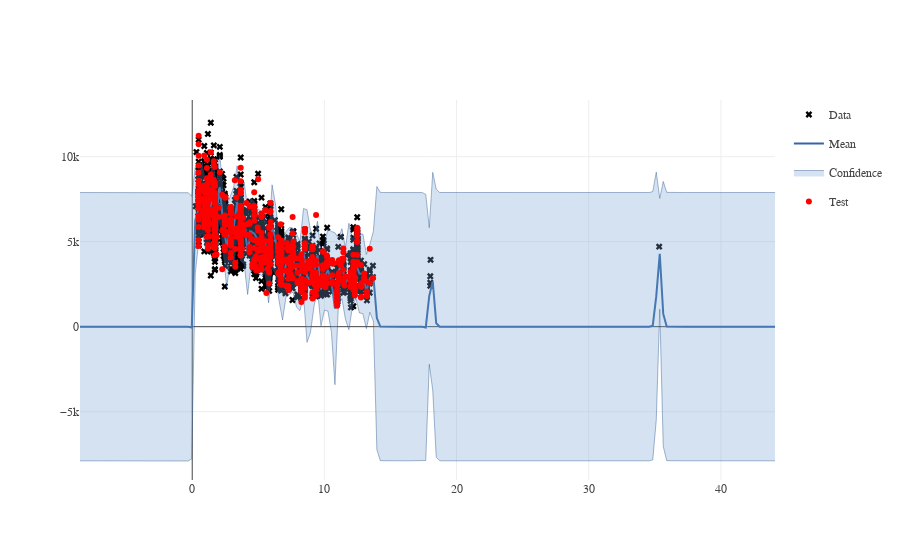

The notebook cell this image was saved under:
### Markdown cell above
### GP for price prediction distance from the cener

### Code cell
X_train = np.array(train_data[['dist_center']])
Y_train = np.array(train_data['price_per_square_meter'])[:, None]

X_test = np.array(test_data[['dist_center']])
Y_test = np.array(test_data['price_per_square_meter'])[:, None]

kernel = GPy.kern.RBF(input_dim=X_train.shape[1], variance=10., lengthscale=1.) 

m = GPy.models.GPRegression(X_train, Y_train, kernel)
m.optimize(messages=True)

model_information(m, X_test, Y_test, plot_test_data = True)

### Figure 1 — Plotly figure (JSON) as saved in the notebook; plotly's stock layout.template omitted (floating-point values rounded to 4 significant figures; data arrays with more than 128 entries replaced by an {"elided": "..."} marker saying what was removed)
{"data": [{"marker": {"color": "black", "colorscale": null, "symbol": "x"}, "mode": "markers", "name": "Data", "showlegend": true, "type": "scatter", "x": {"elided": "2661 float values"}, "xaxis": "x1", "y": {"elided": "2661 int values"}, "yaxis": "y1"}, {"line": {"color": "#3465a4", "width": 2}, "mode": "lines", "name": "Mean", "showlegend": true, "type": "scatter", "x": {"elided": "200 float values"}, "xaxis": "x1", "y": {"elided": "200 float values"}, "yaxis": "y1"}, {"fillcolor": "rgba(114, 159, 207, 0.3)", "legendgroup": "Confidence_fill_(1,1)", "line": {"color": "#204a87", "width": 0.4}, "mode": "lines", "name": "Confidence", "opacity": 0.3, "showlegend": false, "type": "scatter", "x": {"elided": "200 float values"}, "xaxis": "x1", "y": {"elided": "200 float values"}, "yaxis": "y1"}, {"fill": "tonextx", "fillcolor": "rgba(114, 159, 207, 0.3)", "legendgroup": "Confidence_fill_(1,1)", "line": {"color": "#204a87", "width": 0.4}, "mode": "lines", "name": "Confidence", "opacity": 0.3, "showlegend": true, "type": "scatter", "x": {"elided": "200 float values"}, "xaxis": "x1", "y": {"elided": "200 float values"}, "yaxis": "y1"}, {"marker": {"color": "red", "colorscale": null}, "mode": "markers", "name": "Test", "showlegend": true, "type": "scatter", "x": {"elided": "666 float values"}, "y": {"elided": "666 int values"}}], "layout": {"font": {"family": "Raleway, sans-serif"}, "showlegend": true, "xaxis1": {"anchor": "y1", "domain": [0, 1]}, "yaxis1": {"anchor": "x1", "domain": [0, 1]}}}
